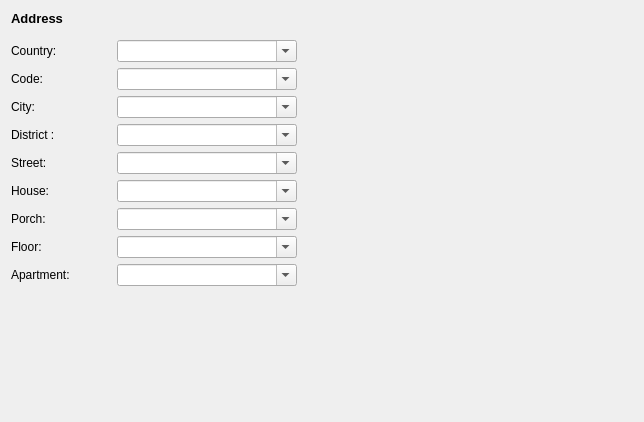
     <widget class="QWidget" name="tabwGroupsDetailPage3">
      <layout class="QGridLayout" name="gridLayout_17">
       <item row="0" column="0">
        <layout class="QGridLayout" name="gridLayout_16">
         <item row="2" column="0">
          <widget class="QLabel" name="label_18">
           <property name="sizePolicy">
            <sizepolicy hsizetype="Fixed" vsizetype="Preferred">
             <horstretch>0</horstretch>
             <verstretch>0</verstretch>
            </sizepolicy>
           </property>
           <property name="minimumSize">
            <size>
             <width>100</width>
             <height>0</height>
            </size>
           </property>
           <property name="maximumSize">
            <size>
             <width>100</width>
             <height>16777215</height>
            </size>
           </property>
           <property name="text">
            <string>Country:</string>
           </property>
          </widget>
         </item>
         <item row="8" column="1">
          <widget class="QComboBox" name="cboPorch">
           <property name="sizePolicy">
            <sizepolicy hsizetype="Fixed" vsizetype="Fixed">
             <horstretch>0</horstretch>
             <verstretch>0</verstretch>
            </sizepolicy>
           </property>
           <property name="minimumSize">
            <size>
             <width>180</width>
             <height>0</height>
            </size>
           </property>
           <property name="maximumSize">
            <size>
             <width>180</width>
             <height>16777215</height>
            </size>
           </property>
           <property name="editable">
            <bool>true</bool>
           </property>
          </widget>
         </item>
         <item row="7" column="1">
          <widget class="QComboBox" name="cboHouse">
           <property name="sizePolicy">
            <sizepolicy hsizetype="Fixed" vsizetype="Fixed">
             <horstretch>0</horstretch>
             <verstretch>0</verstretch>
            </sizepolicy>
           </property>
           <property name="minimumSize">
            <size>
             <width>180</width>
             <height>0</height>
            </size>
           </property>
           <property name="maximumSize">
            <size>
             <width>180</width>
             <height>16777215</height>
            </size>
           </property>
           <property name="editable">
            <bool>true</bool>
           </property>
          </widget>
         </item>
         <item row="5" column="1">
          <widget class="QComboBox" name="cboDistrict">
           <property name="sizePolicy">
            <sizepolicy hsizetype="Fixed" vsizetype="Fixed">
             <horstretch>0</horstretch>
             <verstretch>0</verstretch>
            </sizepolicy>
           </property>
           <property name="minimumSize">
            <size>
             <width>180</width>
             <height>0</height>
            </size>
           </property>
           <property name="maximumSize">
            <size>
             <width>180</width>
             <height>16777215</height>
            </size>
           </property>
           <property name="editable">
            <bool>true</bool>
           </property>
          </widget>
         </item>
         <item row="8" column="0">
          <widget class="QLabel" name="label_17">
           <property name="sizePolicy">
            <sizepolicy hsizetype="Fixed" vsizetype="Preferred">
             <horstretch>0</horstretch>
             <verstretch>0</verstretch>
            </sizepolicy>
           </property>
           <property name="minimumSize">
            <size>
             <width>100</width>
             <height>0</height>
            </size>
           </property>
           <property name="maximumSize">
            <size>
             <width>100</width>
             <height>16777215</height>
            </size>
           </property>
           <property name="text">
            <string>Porch:</string>
           </property>
          </widget>
         </item>
         <item row="0" column="0" colspan="2">
          <widget class="QLabel" name="label_49">
           <property name="font">
            <font>
             <pointsize>10</pointsize>
             <weight>75</weight>
             <bold>true</bold>
            </font>
           </property>
           <property name="text">
            <string>Address</string>
           </property>
          </widget>
         </item>
         <item row="2" column="1">
          <widget class="QComboBox" name="cboCountry">
           <property name="sizePolicy">
            <sizepolicy hsizetype="Fixed" vsizetype="Fixed">
             <horstretch>0</horstretch>
             <verstretch>0</verstretch>
            </sizepolicy>
           </property>
           <property name="minimumSize">
            <size>
             <width>180</width>
             <height>0</height>
            </size>
           </property>
           <property name="maximumSize">
            <size>
             <width>180</width>
             <height>16777215</height>
            </size>
           </property>
           <property name="editable">
            <bool>true</bool>
           </property>
          </widget>
         </item>
         <item row="9" column="0">
          <widget class="QLabel" name="label_23">
           <property name="sizePolicy">
            <sizepolicy hsizetype="Fixed" vsizetype="Preferred">
             <horstretch>0</horstretch>
             <verstretch>0</verstretch>
            </sizepolicy>
           </property>
           <property name="minimumSize">
            <size>
             <width>100</width>
             <height>0</height>
            </size>
           </property>
           <property name="maximumSize">
            <size>
             <width>100</width>
             <height>16777215</height>
            </size>
           </property>
           <property name="text">
            <string>Floor:</string>
           </property>
          </widget>
         </item>
         <item row="4" column="1">
          <widget class="QComboBox" name="cboCity">
           <property name="sizePolicy">
            <sizepolicy hsizetype="Fixed" vsizetype="Fixed">
             <horstretch>0</horstretch>
             <verstretch>0</verstretch>
            </sizepolicy>
           </property>
           <property name="minimumSize">
            <size>
             <width>180</width>
             <height>0</height>
            </size>
           </property>
           <property name="maximumSize">
            <size>
             <width>180</width>
             <height>16777215</height>
            </size>
           </property>
           <property name="editable">
            <bool>true</bool>
           </property>
          </widget>
         </item>
         <item row="3" column="0">
          <widget class="QLabel" name="label_19">
           <property name="sizePolicy">
            <sizepolicy hsizetype="Fixed" vsizetype="Preferred">
             <horstretch>0</horstretch>
             <verstretch>0</verstretch>
            </sizepolicy>
           </property>
           <property name="minimumSize">
            <size>
             <width>100</width>
             <height>0</height>
            </size>
           </property>
           <property name="maximumSize">
            <size>
             <width>100</width>
             <height>16777215</height>
            </size>
           </property>
           <property name="text">
            <string>Code:</string>
           </property>
          </widget>
         </item>
         <item row="4" column="0">
          <widget class="QLabel" name="label_21">
           <property name="sizePolicy">
            <sizepolicy hsizetype="Fixed" vsizetype="Preferred">
             <horstretch>0</horstretch>
             <verstretch>0</verstretch>
            </sizepolicy>
           </property>
           <property name="minimumSize">
            <size>
             <width>100</width>
             <height>0</height>
            </size>
           </property>
           <property name="maximumSize">
            <size>
             <width>100</width>
             <height>16777215</height>
            </size>
           </property>
           <property name="text">
            <string>City:</string>
           </property>
          </widget>
         </item>
         <item row="10" column="1">
          <widget class="QComboBox" name="cboApartment">
           <property name="sizePolicy">
            <sizepolicy hsizetype="Fixed" vsizetype="Fixed">
             <horstretch>0</horstretch>
             <verstretch>0</verstretch>
            </sizepolicy>
           </property>
           <property name="minimumSize">
            <size>
             <width>180</width>
             <height>0</height>
            </size>
           </property>
           <property name="maximumSize">
            <size>
             <width>180</width>
             <height>16777215</height>
            </size>
           </property>
           <property name="editable">
            <bool>true</bool>
           </property>
          </widget>
         </item>
         <item row="6" column="0">
          <widget class="QLabel" name="label_20">
           <property name="sizePolicy">
            <sizepolicy hsizetype="Fixed" vsizetype="Preferred">
             <horstretch>0</horstretch>
             <verstretch>0</verstretch>
            </sizepolicy>
           </property>
           <property name="minimumSize">
            <size>
             <width>100</width>
             <height>0</height>
            </size>
           </property>
           <property name="maximumSize">
            <size>
             <width>100</width>
             <height>16777215</height>
            </size>
           </property>
           <property name="text">
            <string>Street:</string>
           </property>
          </widget>
         </item>
         <item row="3" column="1">
          <widget class="QComboBox" name="cboCode">
           <property name="sizePolicy">
            <sizepolicy hsizetype="Fixed" vsizetype="Fixed">
             <horstretch>0</horstretch>
             <verstretch>0</verstretch>
            </sizepolicy>
           </property>
           <property name="minimumSize">
            <size>
             <width>180</width>
             <height>0</height>
            </size>
           </property>
           <property name="maximumSize">
            <size>
             <width>180</width>
             <height>16777215</height>
            </size>
           </property>
           <property name="editable">
            <bool>true</bool>
           </property>
          </widget>
         </item>
         <item row="9" column="1">
          <widget class="QComboBox" name="cboFloor">
           <property name="sizePolicy">
            <sizepolicy hsizetype="Fixed" vsizetype="Fixed">
             <horstretch>0</horstretch>
             <verstretch>0</verstretch>
            </sizepolicy>
           </property>
           <property name="minimumSize">
            <size>
             <width>180</width>
             <height>0</height>
            </size>
           </property>
           <property name="maximumSize">
            <size>
             <width>180</width>
             <height>16777215</height>
            </size>
           </property>
           <property name="editable">
            <bool>true</bool>
           </property>
          </widget>
         </item>
         <item row="10" column="0">
          <widget class="QLabel" name="label_16">
           <property name="sizePolicy">
            <sizepolicy hsizetype="Fixed" vsizetype="Preferred">
             <horstretch>0</horstretch>
             <verstretch>0</verstretch>
            </sizepolicy>
           </property>
           <property name="minimumSize">
            <size>
             <width>100</width>
             <height>0</height>
            </size>
           </property>
           <property name="maximumSize">
            <size>
             <width>100</width>
             <height>16777215</height>
            </size>
           </property>
           <property name="text">
            <string>Apartment:</string>
           </property>
          </widget>
         </item>
         <item row="6" column="1">
          <widget class="QComboBox" name="cboStreet">
           <property name="sizePolicy">
            <sizepolicy hsizetype="Fixed" vsizetype="Fixed">
             <horstretch>0</horstretch>
             <verstretch>0</verstretch>
            </sizepolicy>
           </property>
           <property name="minimumSize">
            <size>
             <width>180</width>
             <height>0</height>
            </size>
           </property>
           <property name="maximumSize">
            <size>
             <width>180</width>
             <height>16777215</height>
            </size>
           </property>
           <property name="editable">
            <bool>true</bool>
           </property>
          </widget>
         </item>
         <item row="7" column="0">
          <widget class="QLabel" name="label_24">
           <property name="sizePolicy">
            <sizepolicy hsizetype="Fixed" vsizetype="Preferred">
             <horstretch>0</horstretch>
             <verstretch>0</verstretch>
            </sizepolicy>
           </property>
           <property name="minimumSize">
            <size>
             <width>100</width>
             <height>0</height>
            </size>
           </property>
           <property name="maximumSize">
            <size>
             <width>100</width>
             <height>16777215</height>
            </size>
           </property>
           <property name="text">
            <string>House:</string>
           </property>
          </widget>
         </item>
         <item row="5" column="0">
          <widget class="QLabel" name="label_22">
           <property name="sizePolicy">
            <sizepolicy hsizetype="Fixed" vsizetype="Preferred">
             <horstretch>0</horstretch>
             <verstretch>0</verstretch>
            </sizepolicy>
           </property>
           <property name="minimumSize">
            <size>
             <width>100</width>
             <height>0</height>
            </size>
           </property>
           <property name="maximumSize">
            <size>
             <width>100</width>
             <height>16777215</height>
            </size>
           </property>
           <property name="text">
            <string>District :</string>
           </property>
          </widget>
         </item>
         <item row="1" column="0" colspan="2">
          <spacer name="verticalSpacer_8">
           <property name="orientation">
            <enum>Qt::Vertical</enum>
           </property>
           <property name="sizeType">
            <enum>QSizePolicy::Fixed</enum>
           </property>
           <property name="sizeHint" stdset="0">
            <size>
             <width>20</width>
             <height>8</height>
            </size>
           </property>
          </spacer>
         </item>
        </layout>
       </item>
       <item row="0" column="1">
        <spacer name="horizontalSpacer_5">
         <property name="orientation">
          <enum>Qt::Horizontal</enum>
         </property>
         <property name="sizeHint" stdset="0">
          <size>
           <width>336</width>
           <height>20</height>
          </size>
         </property>
        </spacer>
       </item>
       <item row="1" column="0">
        <spacer name="verticalSpacer_9">
         <property name="orientation">
          <enum>Qt::Vertical</enum>
         </property>
         <property name="sizeHint" stdset="0">
          <size>
           <width>20</width>
           <height>125</height>
          </size>
         </property>
        </spacer>
       </item>
      </layout>
     </widget>
